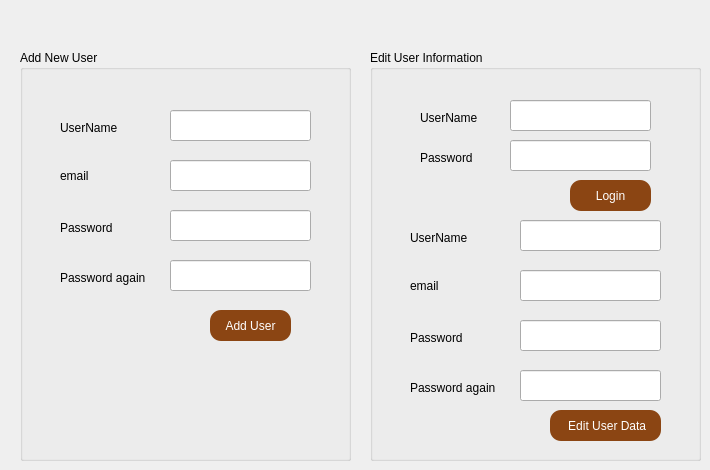
    <widget class="QWidget" name="tab_3">
     <attribute name="title">
      <string>Page</string>
     </attribute>
     <widget class="QGroupBox" name="groupBox">
      <property name="geometry">
       <rect>
        <x>20</x>
        <y>50</y>
        <width>331</width>
        <height>411</height>
       </rect>
      </property>
      <property name="title">
       <string>Add New User</string>
      </property>
      <widget class="QLabel" name="label_16">
       <property name="geometry">
        <rect>
         <x>40</x>
         <y>70</y>
         <width>81</width>
         <height>16</height>
        </rect>
       </property>
       <property name="text">
        <string>UserName</string>
       </property>
      </widget>
      <widget class="QLabel" name="label_17">
       <property name="geometry">
        <rect>
         <x>40</x>
         <y>170</y>
         <width>58</width>
         <height>16</height>
        </rect>
       </property>
       <property name="text">
        <string>Password</string>
       </property>
      </widget>
      <widget class="QLabel" name="label_18">
       <property name="geometry">
        <rect>
         <x>40</x>
         <y>220</y>
         <width>101</width>
         <height>16</height>
        </rect>
       </property>
       <property name="text">
        <string>Password again</string>
       </property>
      </widget>
      <widget class="QLabel" name="label_20">
       <property name="geometry">
        <rect>
         <x>40</x>
         <y>115</y>
         <width>58</width>
         <height>21</height>
        </rect>
       </property>
       <property name="text">
        <string>email</string>
       </property>
      </widget>
      <widget class="QLineEdit" name="lineEdit_2">
       <property name="geometry">
        <rect>
         <x>150</x>
         <y>60</y>
         <width>141</width>
         <height>31</height>
        </rect>
       </property>
      </widget>
      <widget class="QLineEdit" name="lineEdit_10">
       <property name="geometry">
        <rect>
         <x>150</x>
         <y>110</y>
         <width>141</width>
         <height>31</height>
        </rect>
       </property>
      </widget>
      <widget class="QLineEdit" name="lineEdit_11">
       <property name="geometry">
        <rect>
         <x>150</x>
         <y>210</y>
         <width>141</width>
         <height>31</height>
        </rect>
       </property>
       <property name="echoMode">
        <enum>QLineEdit::EchoMode::Password</enum>
       </property>
      </widget>
      <widget class="QLineEdit" name="lineEdit_12">
       <property name="geometry">
        <rect>
         <x>150</x>
         <y>160</y>
         <width>141</width>
         <height>31</height>
        </rect>
       </property>
       <property name="echoMode">
        <enum>QLineEdit::EchoMode::Password</enum>
       </property>
      </widget>
      <widget class="QPushButton" name="pushButton_11">
       <property name="geometry">
        <rect>
         <x>190</x>
         <y>260</y>
         <width>81</width>
         <height>31</height>
        </rect>
       </property>
       <property name="styleSheet">
        <string notr="true">QPushButton {
	font: 15pt &quot;Academy Engraved LET&quot;;
	font: 10pt &quot;Academy Engraved LET&quot;;
    border-radius: 11px;
    background-color: #8B4513;  /* Цвет: Шоколадный */
    color: white;
    font-size: 12px;
    border: none;
    padding: 8px 15px;
}

QPushButton:hover {
    background-color: #A0522D;  /* Светлее при наведении */
}

QPushButton:pressed {
    background-color: #5C3317;  /* Темнее при нажатии */
}</string>
       </property>
       <property name="text">
        <string>Add User</string>
       </property>
      </widget>
     </widget>
     <widget class="QGroupBox" name="groupBox_2">
      <property name="geometry">
       <rect>
        <x>370</x>
        <y>50</y>
        <width>331</width>
        <height>411</height>
       </rect>
      </property>
      <property name="title">
       <string>Edit User Information</string>
      </property>
      <widget class="QLineEdit" name="lineEdit_13">
       <property name="geometry">
        <rect>
         <x>140</x>
         <y>50</y>
         <width>141</width>
         <height>31</height>
        </rect>
       </property>
      </widget>
      <widget class="QLineEdit" name="lineEdit_14">
       <property name="geometry">
        <rect>
         <x>140</x>
         <y>90</y>
         <width>141</width>
         <height>31</height>
        </rect>
       </property>
       <property name="echoMode">
        <enum>QLineEdit::EchoMode::Password</enum>
       </property>
      </widget>
      <widget class="QLabel" name="label_19">
       <property name="geometry">
        <rect>
         <x>50</x>
         <y>60</y>
         <width>81</width>
         <height>16</height>
        </rect>
       </property>
       <property name="text">
        <string>UserName</string>
       </property>
      </widget>
      <widget class="QPushButton" name="pushButton_12">
       <property name="geometry">
        <rect>
         <x>200</x>
         <y>130</y>
         <width>81</width>
         <height>31</height>
        </rect>
       </property>
       <property name="styleSheet">
        <string notr="true">QPushButton {
	font: 15pt &quot;Academy Engraved LET&quot;;
	font: 10pt &quot;Academy Engraved LET&quot;;
    border-radius: 11px;
    background-color: #8B4513;  /* Цвет: Шоколадный */
    color: white;
    font-size: 12px;
    border: none;
    padding: 8px 15px;
}

QPushButton:hover {
    background-color: #A0522D;  /* Светлее при наведении */
}

QPushButton:pressed {
    background-color: #5C3317;  /* Темнее при нажатии */
}</string>
       </property>
       <property name="text">
        <string>Login</string>
       </property>
      </widget>
      <widget class="QLabel" name="label_21">
       <property name="geometry">
        <rect>
         <x>40</x>
         <y>280</y>
         <width>58</width>
         <height>16</height>
        </rect>
       </property>
       <property name="text">
        <string>Password</string>
       </property>
      </widget>
      <widget class="QLabel" name="label_22">
       <property name="geometry">
        <rect>
         <x>40</x>
         <y>225</y>
         <width>58</width>
         <height>21</height>
        </rect>
       </property>
       <property name="text">
        <string>email</string>
       </property>
      </widget>
      <widget class="QLabel" name="label_23">
       <property name="geometry">
        <rect>
         <x>40</x>
         <y>330</y>
         <width>101</width>
         <height>16</height>
        </rect>
       </property>
       <property name="text">
        <string>Password again</string>
       </property>
      </widget>
      <widget class="QLineEdit" name="lineEdit_15">
       <property name="geometry">
        <rect>
         <x>150</x>
         <y>320</y>
         <width>141</width>
         <height>31</height>
        </rect>
       </property>
       <property name="echoMode">
        <enum>QLineEdit::EchoMode::Password</enum>
       </property>
      </widget>
      <widget class="QLineEdit" name="lineEdit_16">
       <property name="geometry">
        <rect>
         <x>150</x>
         <y>270</y>
         <width>141</width>
         <height>31</height>
        </rect>
       </property>
       <property name="echoMode">
        <enum>QLineEdit::EchoMode::Password</enum>
       </property>
      </widget>
      <widget class="QPushButton" name="pushButton_13">
       <property name="geometry">
        <rect>
         <x>180</x>
         <y>360</y>
         <width>111</width>
         <height>31</height>
        </rect>
       </property>
       <property name="styleSheet">
        <string notr="true">QPushButton {
	font: 15pt &quot;Academy Engraved LET&quot;;
	font: 10pt &quot;Academy Engraved LET&quot;;
    border-radius: 11px;
    background-color: #8B4513;  /* Цвет: Шоколадный */
    color: white;
    font-size: 12px;
    border: none;
    padding: 8px 15px;
}

QPushButton:hover {
    background-color: #A0522D;  /* Светлее при наведении */
}

QPushButton:pressed {
    background-color: #5C3317;  /* Темнее при нажатии */
}</string>
       </property>
       <property name="text">
        <string> Edit User Data</string>
       </property>
      </widget>
      <widget class="QLineEdit" name="lineEdit_17">
       <property name="geometry">
        <rect>
         <x>150</x>
         <y>220</y>
         <width>141</width>
         <height>31</height>
        </rect>
       </property>
      </widget>
      <widget class="QLineEdit" name="lineEdit_18">
       <property name="geometry">
        <rect>
         <x>150</x>
         <y>170</y>
         <width>141</width>
         <height>31</height>
        </rect>
       </property>
      </widget>
      <widget class="QLabel" name="label_24">
       <property name="geometry">
        <rect>
         <x>40</x>
         <y>180</y>
         <width>81</width>
         <height>16</height>
        </rect>
       </property>
       <property name="text">
        <string>UserName</string>
       </property>
      </widget>
      <widget class="QLabel" name="label_30">
       <property name="geometry">
        <rect>
         <x>50</x>
         <y>100</y>
         <width>58</width>
         <height>16</height>
        </rect>
       </property>
       <property name="text">
        <string>Password</string>
       </property>
      </widget>
     </widget>
    </widget>
